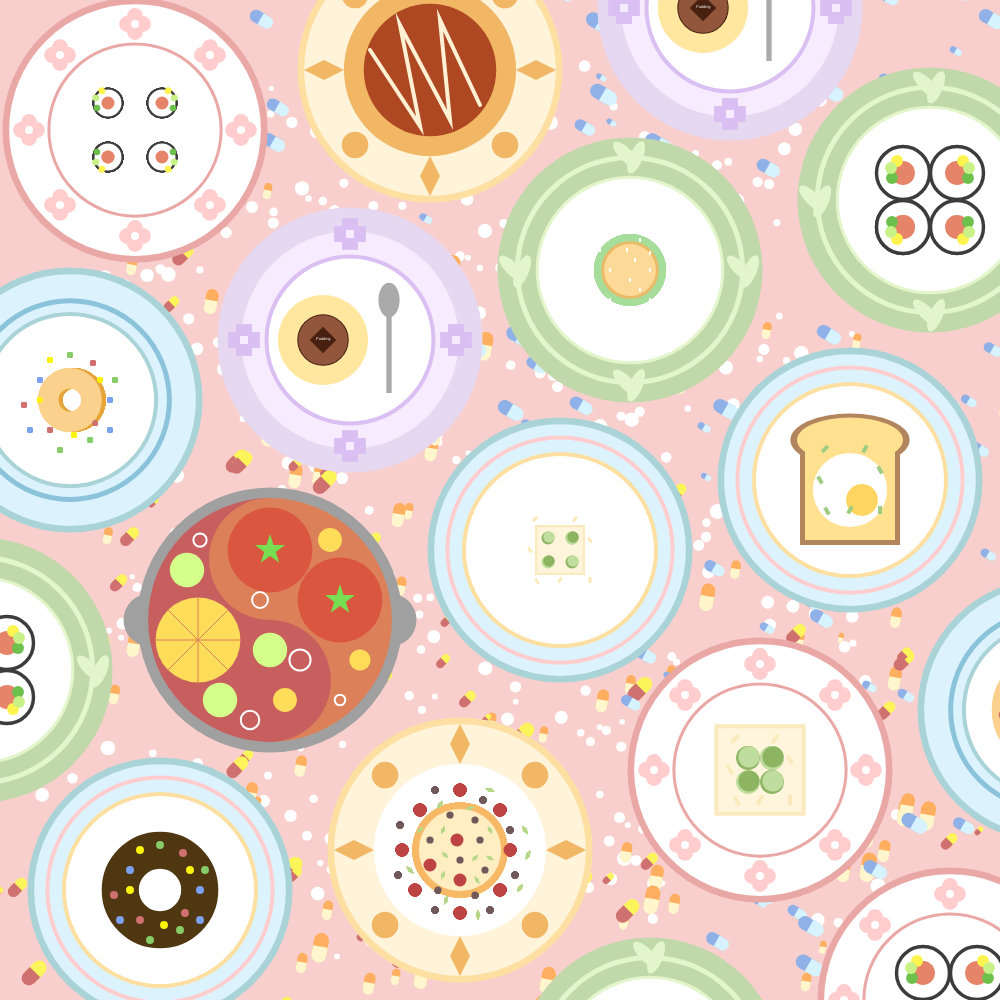
Frame 1 (no input)
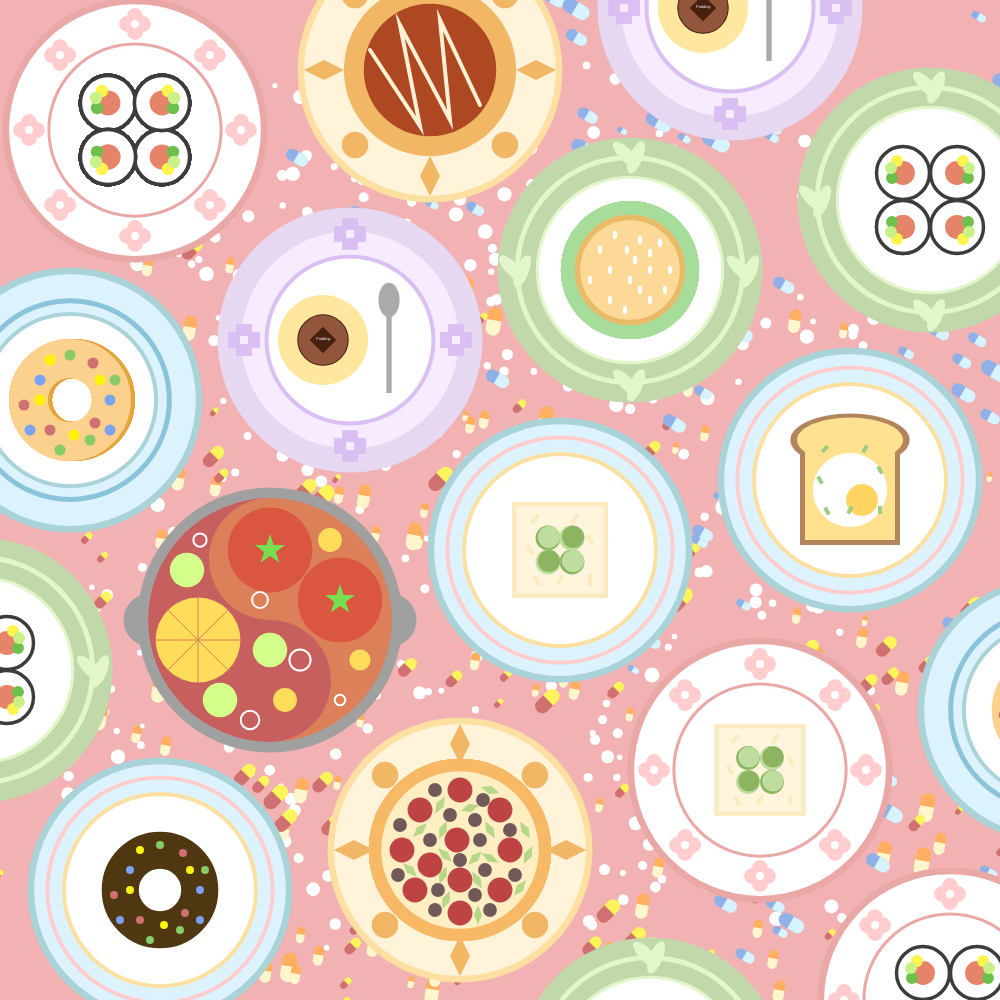
Frame 60 (no input)
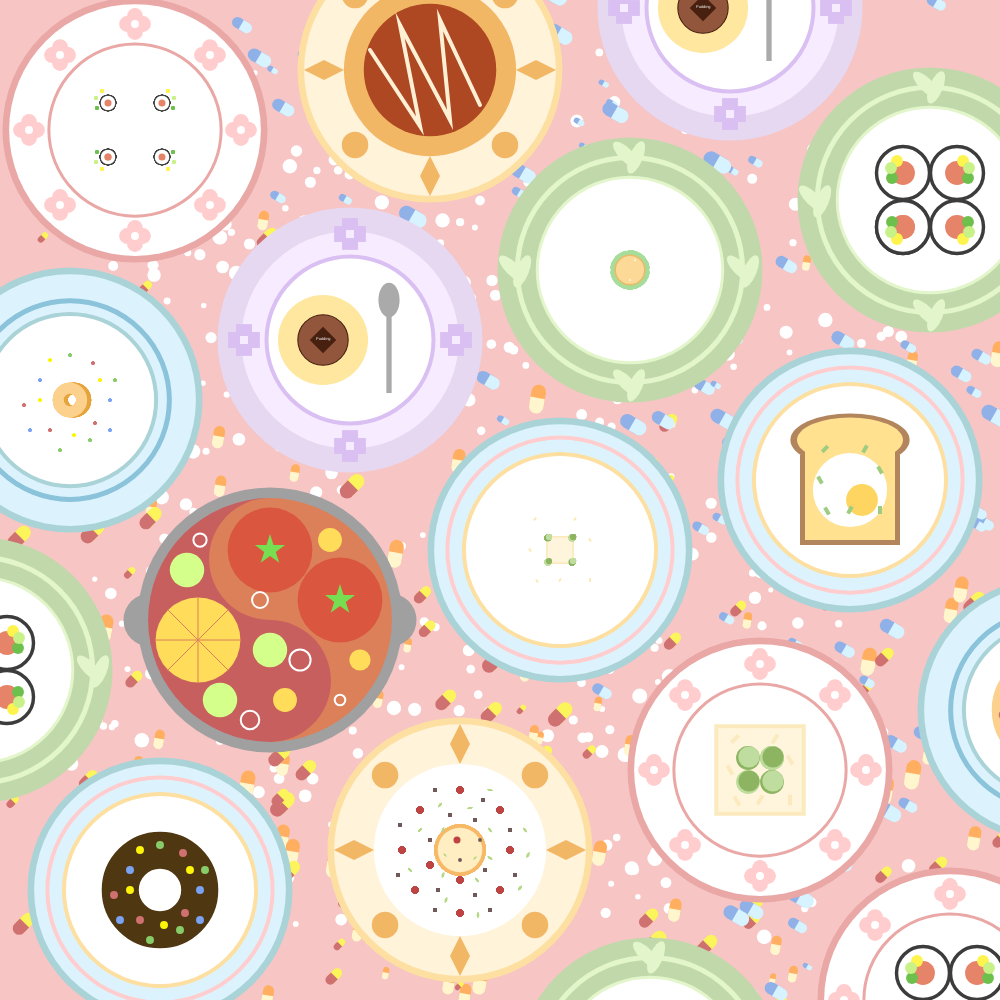
Frame 120 (the mouse pressed at the canvas centre since frame 60)

The p5.js sketch that drew these frames (run headless with seeded random() and noise() and a simulated clock; from frame 60 on, the mouse is pressed at the canvas centre):

// p5.js sketch
// ── sketch.js
// Array to hold randomPillShape objects
let pills = []; 
// the number of total number of randomPillShape
let totalShapes = 2000;

//This class creates and manages random shapes with randomPillShape
class randomPillShape {
  constructor(type) {
    this.type = type;
    // Initial random position on x-axis
    this.x = random(0.8);
    // Initial random position on y-axis
    this.y = random(0.8); 
    // Relative size of the pill
    this.size = random(0.005, 0.015);
    // Scale factor for noise movement
    this.PillScale = random(0.1, 0.3);
    // Starting point for Perlin noise
    this.PillLocation = random(10);
  }

  display() {
    noStroke();
    
    // Calculate the actual size based on the canvas dimensions
    let minDimension = min(width, height);
    let size = this.size * minDimension;

    //Samples the Perlin Noise for x and y,
    //x generates natural movement,
    //y generates a more varied movement pattern by adding 10
    let xNoise = noise(this.PillLocation);
    let yNoise = noise(this.PillLocation + 10);

    //The position of the shape is calculated by adding the noise values to its initial position
    let x = (this.x + xNoise * this.PillScale) * width;
    let y = (this.y + yNoise * this.PillScale) * height;

    // Draw the shape based on the type
    switch (this.type) {
      case 'Pill1':
        this.drawPill1(x, y, size);
        break;
      case 'Pill2':
        this.drawPill2(x, y, size);
        break;
      case 'Pill3':
        this.drawPill3(x, y, size);
        break;
      case 'Pill4':
        this.drawPill4(x, y, size);
        break;
    }

    // Increment noise location to create smooth movement
    this.PillLocation += 0.01;
  }
  
  //Draw white pills
  drawPill1(x, y, size) {
    fill(255, 255, 255);
    circle(x, y, size);
  }
  
  //Draw the rotated capsule
  drawPill2(x, y, size) {
    push();
    translate(x, y);
    //Applys rotation to rotate 10 degree;
    rotate(radians(10));
    fill(255, 175, 95);
    circle(x, y, size);
    rect(x,y+size/2,size,size);
    fill(255, 246, 205)
    circle(x, y+size, size);
    rect(x,y+size/1.5,size,size/2);
    pop();
  }

  //Draw the rotated capsule2
  drawPill3(x, y, size) {
    push();
    translate(x, y);
    //Applys rotation to rotate 45 degree;
    rotate(radians(45));
    fill(252, 244, 91); 
    circle(x, y, size);
    rect(x,y+size/2,size,size);
    fill(208, 113, 113)
    circle(x, y+size, size);
    rect(x,y+size/1.5,size,size/2);
    pop();
  }
  //Draw the rotated capsule3
  drawPill4(x, y, size) {
    push();
    translate(x, y);
    //Applys rotation to rotate 300 degree;
    rotate(radians(300));
    fill(143, 177, 232); 
    circle(x, y, size);
    rect(x,y+size/2,size,size);
    fill(215, 243, 255)
    circle(x, y+size, size);
    rect(x,y+size/1.5,size,size/2);
    pop();
  }
}

// Create a plate array to store the position of plates
let plates = [
  { x: 0.135, y: 0.13 ,type:1},
  { x: 0.43, y: 0.07 ,type:2},
  { x: 0.73, y: 0.008 ,type:3},
  { x: 0.07, y: 0.4 ,type:4},
  { x: 0.35, y: 0.34 ,type:3},
  { x: 0.63, y: 0.27 ,type:5},
  { x: 0.93, y: 0.2 ,type:5},
  { x: -0.02, y: 0.67 ,type:5},
  { x: 0.27, y: 0.62 ,type:6},
  { x: 0.56, y: 0.55 ,type:7},
  { x: 0.85, y: 0.48 ,type:7},
  { x: 0.16, y: 0.89 ,type:7},
  { x: 0.46, y: 0.85 ,type:2},
  { x: 0.76, y: 0.77 ,type:1},
  { x: 1.05, y: 0.71 ,type:4},
  { x: 0.65, y: 1.07 ,type:5},
  { x: 0.95, y: 1.0 ,type:1},
];

// Create a food array to store the the postion of foods
let foods = [
  // { x: 0.135, y: 0.13 ,type:6},
  { x: 0.43, y: 0.07 ,type:2},
  { x: 0.73, y: 0.008 ,type:3},
  // { x: 0.07, y: 0.4 ,type:4},
  { x: 0.35, y: 0.34 ,type:3},
  // { x: 0.63, y: 0.27 ,type:5},
  { x: 0.93, y: 0.2 ,type:6},
  { x: -0.02, y: 0.67 ,type:6},
  // { x: 0.56, y: 0.55 ,type:7},
  { x: 0.85, y: 0.48 ,type:8},
  { x: 0.16, y: 0.89 ,type:9},
  // { x: 0.46, y: 0.85 ,type:10},
  { x: 0.76, y: 0.77 ,type:11},
  { x: 1.05, y: 0.71 ,type:4},
  { x: 0.65, y: 1.07 ,type:5},
  { x: 0.95, y: 1.0 ,type:1},
];

function setup() {
  createCanvas(windowWidth, windowHeight);
  rectMode(CENTER);

  //A for loop generates a randompillshape during each iteration
  for (let i = 0; i < totalShapes; i++) {
    let shapeType;
    if (i < totalShapes / 4) {
      shapeType = 'Pill1';
    } else if (i < (totalShapes * 2) / 4) {
      shapeType = 'Pill2';
    } else if (i < (totalShapes * 3) / 4) {
      shapeType = 'Pill3';
    } else {
      shapeType = 'Pill4';
    }

    // Add them to the array
    pills.push(new randomPillShape(shapeType));
  }
}

//Updates the size of the canvas to new window dimensions
function windowResized() {
  let side = min(windowWidth, windowHeight);
  resizeCanvas(side, side);
}

let noiseOffset = 0;
let scaleFactor = 1;
//the speed of scaling
let scaleSpeed = 0.03;

function draw() {
  // Make sure the canvas is a smaller value of the window width and height, keeping it square
  let side = min(windowWidth, windowHeight);
  resizeCanvas(side, side);
  
  //Generate a color value
  let noiseValue = noise(noiseOffset);
  //Map the output of Perlin noise to the color range from 0 to 255
  let r = map(noiseValue, 0, 1, 235, 255);
  let g = map(noiseValue, 0, 1, 140, 240);
  let b = map(noiseValue, 0, 1, 150, 230);
  //Set the background color that can automatically changes
  background(r, g, b);
  //Increment the offset value slightly each frame
  noiseOffset += 0.015;

     // Display each pill
     for (let pill of pills) {
      pill.display();
    }


  // the size of plates
  let PlateRatio = 0.265;
  // the diameter of plates
  let PlateDiameter = PlateRatio * side;
  // use a loop to draw plates
  for (let i = 0; i < plates.length; i++) {
    let plate = plates[i];
    noFill();
    noStroke();
    //Define the position of plates 
    switch (plate.type){
      case 1:
        drawPinkPlate(plate.x, plate.y, PlateDiameter,side)
        break;
      case 2:
        drawYellowPlate(plate.x, plate.y, PlateDiameter,side)
        break;
      case 3:
        drawPurplePlate(plate.x, plate.y, PlateDiameter,side)
        break;
      case 4:
        drawBluePlate(plate.x, plate.y, PlateDiameter,side)
        break;
      case 5:
        drawGreenPlate(plate.x, plate.y, PlateDiameter,side)
        break;
      case 6:
          drawHotpot(plate.x, plate.y, 0.265,side)
          break;
      case 7:
        drawRainbowPlate(plate.x, plate.y, PlateDiameter,side)
        break;
    }

  }

  // Use a loop to draw foods
  for (let i = 0; i < foods.length; i++) {
    let food = foods[i];
    noFill();
    noStroke();
    //Define the position of foods
 switch (food.type){
      case 1:
        drawSushi(food.x, food.y, PlateDiameter,side)
        break;
      case 2:
        drawCurry(food.x, food.y, PlateDiameter,side)
        break;
      case 3:
        drawPudding(food.x, food.y, PlateDiameter,side)
        break;
      case 4:
        drawLightDonut(food.x, food.y, PlateDiameter,side)
        break;
      case 5:
        drawBurger(food.x, food.y, PlateDiameter,side)
          break;
      case 6:
        drawSushi(food.x, food.y, PlateDiameter,side)
          break;
      case 7:
        drawLimeCake(food.x, food.y, PlateDiameter,side)
          break;
      case 8:
        drawToast(food.x, food.y, PlateDiameter,side)
          break;
      case 9:
        drawDarkDonut(food.x, food.y, PlateDiameter,side)
          break;
      case 10:
        drawPizza(food.x, food.y, PlateDiameter,side)
          break;
      case 11:
        drawLimeCake(food.x, food.y, PlateDiameter,side)
          break;
    }

    //Use sin() to create a smooth oscillation for scaleFactor
    scaleFactor = map(sin(frameCount * scaleSpeed), -1, 1, 0, 1.4);
    // Draw the food with scaling effect
    // Relative position (50% x)
    let x1 = 0.5; 
    // Relative position (50% y)
    let y1 = 0.5; 
    // Radius dynamically adjusted
    let r1 = 0.2*side; 
    // Draw the food with the position
    drawLimeCake(0.56, 0.55, r1 * scaleFactor, min(side, side));
    drawPizza(0.46, 0.85, r1 * scaleFactor, min(side, side));
    drawLightDonut(0.07, 0.4 , r1 * scaleFactor, min(side, side));
    drawBurger( 0.63, 0.27 , r1 * scaleFactor, min(side, side));
    drawSushi( 0.135, 0.13 , r1 * scaleFactor, min(side, side));
}
}


// Draw Plates Function
 //draw pink plate
  function drawPinkPlate(x,y,r,side){
   
  // pink flower
  function drawPinkFlower(x, y) {
    let side = min(windowWidth, windowHeight);
    let PlateDiameter = 0.265 * side;
    noStroke();
    fill(255, 205, 205);
    rect(x, y, 0.06 * PlateDiameter, 0.12 * PlateDiameter, 10);
    rect(x, y, 0.12 * PlateDiameter, 0.06 * PlateDiameter, 10);
    fill(255);
    circle(x, y, 0.03 * PlateDiameter);
  }
  
  //Pink plate
  noStroke();
  fill(233, 167, 165);
  circle(x * side, y * side, r);
  fill(255);
  circle(x* side, y * side, 0.95 * r);
  stroke(233, 167, 165);
  strokeWeight(3);
  noFill();
  circle(x * side, y * side, 0.65 * r);
  
  //Use a loop to repeat 8 flowers around the center point
  for (let i = 0; i < 8; i++) {
    let angle = TWO_PI * i / 8; // Each flower is spaced 1/8 apart
    let px = (x * side) + (0.4 * r) * cos(angle); // Calculate the x-coordinate of the flower
    let py = (y * side) + (0.4 * r) * sin(angle); // Calculate the y-coordinate of the flower
    drawPinkFlower(px, py);
  }
  
}
 //Draw Yellow Plate
  function drawYellowPlate(x,y,r,side){
  noStroke();
  fill(253, 224, 161);
  circle(x*side, y*side,r);
  fill(255, 243, 217);
  circle(x*side, y*side, 0.95 * r);
  fill(242, 183, 101 );

  // circle pattern
for (let i = 0; i < 4; i++) {
  let angle = (TWO_PI * i / 4) + ((PI / 4)); 
  let yx = (x*side) + (0.4 * r) * cos(angle); 
  let yy = (y*side) + (0.4 * r) * sin(angle); 
  circle(yx, yy, 0.1 * r);
}
  fill(255,255,255);
  circle(x*side, y*side, 0.65 * r);
  //rhomboid pattern
   drawRhombus(x*side + r*0.4, y*side, 0.04* side, 0.02 * side, 0, color(242, 183, 101));
   drawRhombus(x*side - r*0.4, y*side, 0.04* side, 0.02 * side, 0, color(242, 183, 101));
   drawRhombus(x*side , y*side- r*0.4, 0.02* side, 0.04 * side, 0, color(242, 183, 101));
  drawRhombus(x*side , y*side+ r*0.4, 0.02* side, 0.04 * side, 0, color(242, 183, 101));
}
 //draw green plate
  function drawGreenPlate(x,y,r,side){
  //green plate
  noStroke();
  fill(193, 217, 170);
  circle(x*side,y*side, r);
  noFill();
  stroke(227, 246, 203);
  strokeWeight(5);
  circle(x*side,y*side, 0.85 * r);
  fill(255);
  stroke(227, 246, 203);
  strokeWeight(3);
  circle(x*side,y*side, 0.70 * r);
  
  // repeate leaves pattern
  for (let i = 0; i < 4; i++) {
    let angle = TWO_PI * i /4;
    let gx = (x*side) + (0.43 * r) * cos(angle);
    let gy = (y*side) + (0.43 * r) * sin(angle);
    drawLeafPattern(gx, gy);
  }

  // create leaves pattern
  function drawLeafPattern(centerX, centerY) {
    let side = min(windowWidth, windowHeight);
    let PlateDiameter = 0.265 * side;
    fill(227, 246, 203);
    noStroke();

    let width = 0.13 * PlateDiameter;
    let height = 0.05 * PlateDiameter;

    // Calculate the coordinates of the two ellipses from centerX and centerY
    let x1 = centerX - 0.015 * PlateDiameter; 
    let x2 = centerX + 0.023 * PlateDiameter; 
    let y1 = centerY - 0.005 * PlateDiameter; 
    let y2 = centerY + 0.005 * PlateDiameter; 

    // Draw two rotating elliptical leaves
    drawRotatedEllipse(x1, y1, width, height, PI / 4);
    drawRotatedEllipse(x2, y2, width, height, PI / 1.6);
  }
}
 //draw blue plates
  function drawBluePlate(x,y,r,side) {
  noStroke();
  fill(170, 211, 215);
  circle(x * side, y * side, r);
  fill(220, 243, 254);
  circle(x * side, y * side, 0.95 * r);
  noFill();
  stroke(139, 195, 219);
  strokeWeight(5);
  circle(x * side, y * side, 0.75 * r);
  fill(255);
  stroke(170, 211, 215);
  strokeWeight(4);
  circle(x * side, y * side, 0.65 * r);
}
 //draw purple plate
  function drawPurplePlate(x,y,r,side) {
  noStroke();
  fill(230, 216, 241);
  circle(x*side, y*side, r);
  
  fill(247, 236, 255);
  circle(x*side, y*side, 0.82 * r);

  fill(255);
  stroke(218, 192, 242);
  strokeWeight(4);
  circle(x*side, y*side, 0.63 * r);
  
  //four flowers within plates
  for (let i = 0; i < 4; i++) {
    let angle = TWO_PI * i /4;
    let px = (x*side) + (0.4 * r) * cos(angle);
    let py = (y*side) + (0.4 * r) * sin(angle);
    drawPurpleFlower(px, py); 
  }
  
// purple flowers 
function drawPurpleFlower(px, py) {
  noStroke();
  fill(218, 192, 242);
  rect(px, py, 0.06 * r, 0.12 * r);
  rect(px, py, 0.12 * r, 0.06 * r,);
  fill(247, 236, 255);
  rect(px, py, 0.03 * r, 0.03 * r,);
}
}
 //draw rainbow plate
  function drawRainbowPlate(x,y,r,side) {
  noStroke();
  fill(170, 211, 215);
  circle(x*side,y*side, r);
  fill(220, 243, 254 );
  circle(x*side,y*side, 0.95 * r);
  noFill();
  stroke(255, 205, 205);
  strokeWeight(4);
  circle(x*side,y*side, 0.85 * r);
  fill(255);
  stroke(253, 224, 161);
  strokeWeight(4);
  circle(x*side,y*side, 0.725 * r);
}

//draw hotpot
 function drawHotpot(x, y, r, side) {
  // Multiply the scale value by side to get the specific pixel coordinates
  x *= side;
  y *= side;
  r *= side;

  // grey hotpot border
  noStroke();
  fill(160);
  circle(x, y, r);
  circle(x - 0.12 * side, y, 0.2 * r);
  circle(x + 0.12 * side, y, 0.2 * r);

  // hotpot
  drawSemiCircle(x, y, 0.92 * r, 0, color(219, 128, 89));
  drawSemiCircle(x, y, 0.92 * r, PI, color(200, 95, 95));
  drawSemiCircle(x, y - 0.23 * r, 0.46 * r, PI, color(219, 128, 89));
  drawSemiCircle(x, y + 0.23 * r, 0.46 * r, 0, color(200, 95, 95));

  // tomato
  fill(218, 86, 63);
  circle(x, y - 0.07 * side, 0.32 * r);
  drawStar(x, y - 0.07 * side, 0.06 * r, color(119, 221, 81));
  fill(218, 86, 63);
  circle(x + 0.07 * side, y - 0.02 * side, 0.32 * r);
  drawStar(x + 0.07 * side, y - 0.02 * side, 0.06 * r, color(119, 221, 81));

  // food in hotpot
  fill(255, 220, 89);
  circle(x - 0.072 * side, y + 0.02 * side, 0.32 * r);
  stroke(219, 128, 89);
  strokeWeight(1);
  for (let i = 0; i < 8; i++) {
    let angle = i * (PI / 4);
    let lineX = x - 0.072 * side + 0.16 * r * cos(angle);
    let lineY = y + 0.02 * side + 0.16 * r * sin(angle);
    line(x - 0.072 * side, y + 0.02 * side, lineX, lineY);
  }

  // cucumber
  noStroke();
  fill(212, 255, 139);
  circle(x - 0.083 * side, y - 0.05 * side, 0.13 * r);
  circle(x - 0.05 * side, y + 0.08 * side, 0.13 * r);
  circle(x, y + 0.03 * side, 0.13 * r);

  // Yellow meat ball
  fill(255, 220, 89);
  circle(x + 0.015 * side, y + 0.08 * side, 0.09 * r);
  circle(x + 0.06 * side, y - 0.08 * side, 0.09 * r);
  circle(x + 0.09 * side, y + 0.04 * side, 0.08 * r);

  // bubble
  noFill();
  stroke(255);
  strokeWeight(2);
  circle(x + 0.03 * side, y + 0.04 * side, 0.08 * r);
  circle(x - 0.01 * side, y - 0.02 * side, 0.06 * r);
  circle(x - 0.07 * side, y - 0.08 * side, 0.05 * r);
  circle(x - 0.02 * side, y + 0.1 * side, 0.07 * r);
  circle(x + 0.07 * side, y + 0.08 * side, 0.04 * r);
}

//Draw foods
//Draw a lime cake
function drawLimeCake(x,y,r,side) {
  //cake
  fill(255, 245, 221);
  stroke(251, 234, 189);
  strokeWeight(0.015*r);
  square(x*side, y*side,0.33*r);
  //lime
  //dark green circle
  fill(141, 180, 97);
  noStroke();
  circle(x*side-0.012*side, y*side-0.012*side, 0.09*r);
  circle(x*side+0.012*side, y*side+0.012*side, 0.09*r);
  circle(x*side+0.012*side, y*side-0.012*side, 0.09*r);  
  //light green circle
  fill(191, 221, 158);
  circle(x*side-0.012*side, y*side+0.012*side, 0.09*r);
  circle(x*side+0.012*side, y*side-0.012*side, 0.09*r);  
  //light green small circle
  circle(x*side-0.011*side, y*side-0.013*side, 0.08*r); 
  circle(x*side+0.013*side, y*side+0.011*side, 0.08*r);  
  //dark green small circle
  fill(141, 180, 97);
  circle(x*side+0.013*side, y*side-0.013*side, 0.08*r); 
  circle(x*side-0.011*side, y*side+0.011*side, 0.08*r);  
  //small rectangle
  fill(251, 234, 189);
  noStroke();
  drawRotatedRectangle(x*side+0.015*side, y*side-0.031*side,0.04*r, 0.015*r,-PI/3)
  drawRotatedRectangle(x*side-0.025*side, y*side-0.031*side,0.04*r, 0.015*r,-PI/4)
  drawRotatedRectangle(x*side-0.023*side, y*side+0.031*side,0.04*r, 0.015*r,PI/3)
  drawRotatedRectangle(x*side+0.03*side, y*side+0.030*side,0.04*r, 0.015*r,PI/2)
  drawRotatedRectangle(x*side-0.03*side, y*side,0.04*r, 0.015*r,PI/3)
  drawRotatedRectangle(x*side+0.03*side, y*side-0.01*side,0.04*r, 0.015*r,PI/3)
  drawRotatedRectangle(x*side, y*side+0.03*side,0.04*r, 0.015*r,-PI/3)
}
//Draw sushi
function drawSushi(x,y,r,side) {
  // rice
  fill(255);
  stroke(60);
  strokeWeight(0.013*r);
  circle(x*side-0.027*side, y*side-0.027*side, 0.2*r);
  circle(x*side+0.027*side, y*side+0.027*side, 0.2*r);
  circle(x*side+0.027*side, y*side-0.027*side, 0.2*r);
  circle(x*side-0.027*side, y*side+0.027*side, 0.2*r);
  circle(x*side-0.027*side, y*side+0.027*side, 0.2*r);  
  //red
  noStroke();
  fill(230, 132, 105)
  circle(x*side-0.027*side, y*side-0.027*side, 0.09*r);
  circle(x*side+0.027*side, y*side+0.027*side, 0.09*r);
  circle(x*side+0.027*side, y*side-0.027*side, 0.09*r);  
  circle(x*side-0.027*side, y*side+0.027*side, 0.09*r);  
  circle(x*side-0.027*side, y*side+0.027*side, 0.09*r);  
  //green
  fill(110, 192, 77)
  circle(x*side-0.038*side, y*side-0.022*side, 0.045*r);
  circle(x*side+0.038*side, y*side+0.022*side, 0.045*r);
  circle(x*side+0.038*side, y*side-0.022*side, 0.045*r);  
  circle(x*side-0.038*side, y*side+0.022*side, 0.045*r);  
  //yellow
  fill(255, 243, 77)
  circle(x*side-0.033*side, y*side-0.039*side, 0.045*r);
  circle(x*side+0.033*side, y*side+0.039*side, 0.045*r);
  circle(x*side+0.033*side, y*side-0.039*side, 0.045*r);  
  circle(x*side-0.033*side, y*side+0.039*side, 0.045*r);  
  //green
  fill(200, 241, 135)
  circle(x*side-0.039*side, y*side-0.032*side, 0.045*r);
  circle(x*side+0.039*side, y*side+0.032*side, 0.045*r);
  circle(x*side+0.039*side, y*side-0.032*side, 0.045*r);  
  circle(x*side-0.039*side, y*side+0.032*side, 0.045*r);  
  }
//draw pudding
function drawPudding(x,y,r,side) {
  //left pudding 
  fill(255, 231, 159);
  noStroke();
  circle(x*side-0.027*side, y*side, 0.34*r);
  fill(146, 86, 60);
  stroke(71, 32, 16);
  strokeWeight(0.004*r);
  circle(x*side-0.027*side, y*side, 0.19*r);
  drawRhombus(x*side-0.027*side,y*side,0.1*r,0.1*r,0,color(71, 32, 16));
  // text in pudding
  fill(255); 
  textSize(0.015*r); 
  text("Pudding",x*side-0.034*side,y*side); 
  //right scoop
  fill(170, 170, 170)
  ellipse(x*side+0.039*side, y*side-0.04*side, 0.08*r,0.13*r);
  rect(x*side+0.039*side,y*side,0.02*r,0.4*r);
  }
//draw darkdonut
function drawDarkDonut(x,y,r,side) {
  //donut
  stroke(78, 55, 17);
  strokeWeight(0.14*r);
  noFill();
  circle(x*side, y*side, 0.3*r)
  
  //blue sugar
  fill(124, 162, 242);
  noStroke();
  circle(x*side+0.04*side, y*side, 0.03*r);
  circle(x*side-0.04*side, y*side+0.03*side, 0.03*r);
  circle(x*side-0.03*side, y*side-0.02*side, 0.03*r);
  circle(x*side+0.04*side, y*side+0.03*side, 0.03*r);
  
  //yellow sugar
  fill(252, 244, 9);
  noStroke();
  circle(x*side-0.03*side, y*side,0.03*r);
  circle(x*side+0.03*side, y*side-0.02*side,0.03*r);
  circle(x*side-0.02*side, y*side-0.04*side,0.03*r);
  circle(x*side+0.004*side, y*side+0.035*side,0.03*r);

  //green suagr
  fill(135, 204, 104);
  noStroke();
  circle(x*side, y*side-0.045*side,0.03*r);
  circle(x*side+0.045*side,y*side-0.02*side,0.03*r);
  circle(x*side+0.02*side, y*side+0.04*side,0.03*r);
  circle(x*side-0.01*side, y*side+0.05*side,0.03*r);
  
  //red sugar
  fill(208, 113, 113);
  noStroke();
  circle(x*side-0.046*side,y*side+0.005*side,0.03*r);
  circle(x*side-0.02*side,y*side+0.03*side,0.03*r);
  circle(x*side+0.025*side,y*side+0.023*side,0.03*r);
  circle(x*side+0.023*side,y*side-0.037*side,0.03*r);
}
//draw lightdonut
function drawLightDonut(x,y,r,side) {

  //donut
  stroke(230, 165, 59);
  strokeWeight(0.14*r);
  noFill();
  circle(x*side+0.004*side, y*side, 0.3*r);
  stroke(251, 209, 141);
  circle(x*side, y*side, 0.3*r);

//blue sugar
  fill(124, 162, 242);
  noStroke();
  circle(x*side+0.04*side, y*side, 0.04*r);
  circle(x*side-0.04*side, y*side+0.03*side, 0.04*r);
  circle(x*side-0.03*side, y*side-0.02*side, 0.04*r);
  circle(x*side+0.04*side, y*side+0.03*side, 0.04*r);
  
  //yellow sugar
  fill(252, 244, 9);
  noStroke();
  circle(x*side-0.03*side, y*side,0.04*r);
  circle(x*side+0.03*side, y*side-0.02*side,0.04*r);
  circle(x*side-0.02*side, y*side-0.04*side,0.04*r);
  circle(x*side+0.004*side, y*side+0.035*side,0.04*r);

  //green sugar
  fill(135, 204, 104);
  noStroke();
  circle(x*side, y*side-0.045*side,0.04*r);
  circle(x*side+0.045*side,y*side-0.02*side,0.04*r);
  circle(x*side+0.02*side, y*side+0.04*side,0.04*r);
  circle(x*side-0.01*side, y*side+0.05*side,0.04*r);
  
  //red sugar
  fill(208, 113, 113);
  noStroke();
  circle(x*side-0.046*side,y*side+0.005*side,0.04*r);
  circle(x*side-0.02*side,y*side+0.03*side,0.04*r);
  circle(x*side+0.025*side,y*side+0.023*side,0.04*r);
  circle(x*side+0.023*side,y*side-0.037*side,0.04*r);
}
//draw hamburger
function drawBurger(x,y,r,side) {
  //green vege
  noStroke();
  fill(166, 221, 155);
  circle(x*side, y*side, 0.5*r);
  //burger
  stroke(233, 187, 104);
  strokeWeight(0.02*r);
  fill(252, 217, 150);
  circle(x*side, y*side, 0.38*r);
 // sesame
 noStroke();
 fill(255);
 ellipse(x*side+0.04*side, y*side, 0.016*r,0.03*r);
 ellipse(x*side-0.02*side, y*side+0.03*side,0.016*r,0.03*r);
 ellipse(x*side-0.03*side, y*side-0.02*side,0.016*r,0.03*r);
 ellipse(x*side+0.02*side, y*side+0.03*side, 0.016*r,0.03*r);
 ellipse(x*side,y*side+0.01*side,0.016*r,0.03*r);
 ellipse(x*side+0.02*side, y*side, 0.016*r,0.03*r);
 ellipse(x*side+0.01*side, y*side+0.02*side, 0.016*r,0.03*r);
 ellipse(x*side-0.005*side, y*side+0.04*side, 0.016*r,0.03*r);
 ellipse(x*side-0.003*side, y*side-0.02*side, 0.016*r,0.03*r);
 ellipse(x*side+0.01*side, y*side-0.03*side, 0.016*r,0.03*r);
 ellipse(x*side+0.005*side, y*side-0.01*side, 0.016*r,0.03*r);
 ellipse(x*side+0.02*side, y*side-0.017*side, 0.016*r,0.03*r);
 ellipse(x*side-0.02*side, y*side, 0.016*r,0.03*r);
 ellipse(x*side-0.04*side, y*side+0.01*side, 0.016*r,0.03*r);
 ellipse(x*side-0.015*side, y*side-0.035*side, 0.016*r,0.03*r);
 ellipse(x*side+0.03*side, y*side-0.027*side, 0.016*r,0.03*r);
 ellipse(x*side+0.035*side, y*side+0.02*side, 0.016*r,0.03*r);
}
//draw pizza
function drawPizza(x,y,r,side) {
   noStroke();
   fill(248, 185, 103);
   circle(x*side, y*side, 0.66*r);
   fill(255, 238, 194);
   circle(x*side, y*side, 0.57*r);
   
   //Sausages
   fill(190, 67, 67);
   noStroke();
   circle(x*side+0.05*side, y*side, 0.09*r);
   circle(x*side+0.04*side, y*side-0.04*side, 0.09*r);
   circle(x*side, y*side-0.06*side, 0.09*r);
   circle(x*side-0.04*side, y*side-0.04*side, 0.09*r);
   circle(x*side-0.045*side, y*side+0.04*side, 0.09*r);
   circle(x*side+0.04*side, y*side+0.04*side, 0.09*r);
   circle(x*side-0.003*side, y*side-0.01*side, 0.09*r);  
   circle(x*side-0.058*side, y*side, 0.09*r);  
   circle(x*side, y*side+0.03*side, 0.09*r);  
   circle(x*side, y*side+0.063*side, 0.09*r);  
   circle(x*side-0.03*side, y*side+0.015*side, 0.09*r); 
                        
 //mushroom
   fill(114, 89, 89)
   circle(x*side-0.03*side, y*side-0.01*side, 0.05*r); 
   circle(x*side+0.02*side, y*side-0.01*side, 0.05*r); 
   circle(x*side-0.022*side, y*side+0.04*side, 0.05*r); 
   circle(x*side-0.062*side, y*side+0.025*side, 0.05*r);
   circle(x*side, y*side+0.01*side, 0.05*r); 
   circle(x*side-0.01*side, y*side-0.035*side, 0.05*r); 
   circle(x*side-0.025*side, y*side-0.06*side, 0.05*r); 
   circle(x*side-0.025*side, y*side+0.06*side, 0.05*r); 
   circle(x*side-0.06*side, y*side-0.025*side, 0.05*r); 
   circle(x*side+0.025*side, y*side+0.02*side, 0.05*r); 
   circle(x*side+0.055*side, y*side+0.025*side, 0.05*r); 
   circle(x*side+0.05*side, y*side-0.02*side, 0.05*r); 
   circle(x*side+0.015*side, y*side-0.03*side, 0.05*r); 
   circle(x*side+0.015*side, y*side+0.045*side, 0.05*r); 
   circle(x*side+0.023*side, y*side-0.05*side, 0.05*r); 
   circle(x*side+0.03*side, y*side+0.06*side, 0.05*r); 
 
 //chopped green onion
  drawRhombus(x*side-0.04*side, y*side-0.02*side,0.03*r, 0.07*r,PI/4, color(182, 215,136)) 
  drawRhombus(x*side-0.05*side, y*side+0.02*side,0.03*r, 0.07*r,-PI/4, color(182, 215,136)) 
  drawRhombus(x*side+0.015*side, y*side+0.008*side,0.03*r, 0.07*r,PI/4, color(182, 215,136)) 
  drawRhombus(x*side+0.03*side, y*side+0.008*side,0.03*r, 0.07*r,-PI/3, color(182, 215,136)) 
  drawRhombus(x*side+0.01*side, y*side-0.042*side,0.03*r, 0.07*r,PI/2.5, color(182, 215,136)) 
  drawRhombus(x*side+0.03*side, y*side-0.06*side,0.03*r, 0.07*r,-PI/2.5, color(182, 215,136)) 
  drawRhombus(x*side-0.017*side,y*side- 0.02*side,0.03*r, 0.07*r,PI/8, color(182, 215,136)) 
  drawRhombus(x*side-0.014*side,y*side+ 0.05*side,0.03*r, 0.07*r,PI/8, color(182, 215,136))
  drawRhombus(x*side-0.017*side, y*side+0.025*side,0.03*r, 0.07*r,PI/8, color(182, 215,136)) 
  drawRhombus(x*side-0.015*side,y*side+0.005*side,0.03*r, 0.07*r,-PI/4, color(182, 215,136)) 
  drawRhombus(x*side+0.068*side,y*side+0.005*side,0.03*r, 0.07*r,PI/7, color(182, 215,136)) 
  drawRhombus(x*side+0.065*side, y*side-0.02*side,0.03*r, 0.07*r,-PI/6, color(182, 215,136)) 
  drawRhombus(x*side+0.03*side, y*side-0.02*side,0.03*r, 0.07*r,-PI/6, color(182, 215,136)) 
  drawRhombus(x*side-0.02*side, y*side-0.045*side,0.03*r, 0.07*r,PI/6, color(182, 215,136)) 
  drawRhombus(x*side+0.017*side, y*side+0.03*side,0.03*r, 0.07*r,-PI/6, color(182, 215,136)) 
  drawRhombus(x*side+0.018*side,y*side+0.065*side,0.03*r, 0.07*r,PI, color(182, 215,136)) 
  drawRhombus(x*side+0.06*side, y*side+0.038*side,0.03*r, 0.07*r,PI/5, color(182, 215,136)) 
}

//draw toast
function drawToast(x,y,r,side) {
  //toast
  noStroke();
  fill(179, 133, 92)
  ellipse(x*side, y*side-0.04*side, 0.45*r,0.2*r);
  rect(x*side, y*side+0.02*side,0.1*side,0.09*side)
  fill(255, 225, 144)
  ellipse(x*side, y*side-0.04*side, 0.4*r,0.17*r);
  rect(x*side, y*side+0.015*side,0.09*side,0.09*side)
  //egg
  fill(255);
  circle(x*side,y*side+0.01*side, 0.28*r);
  fill(255, 213, 97);
  circle(x*side+0.012*side, y*side+0.01*side+0.01*side, 0.12*r);
  
  //chopped green onion
  fill(158, 204, 129);
  noStroke();
  drawRotatedRectangle(x*side+0.015*side, y*side-0.031*side,0.03*r, 0.015*r,-PI/3)
  drawRotatedRectangle(x*side-0.025*side, y*side-0.031*side,0.03*r, 0.015*r,-PI/4)
  drawRotatedRectangle(x*side-0.023*side, y*side+0.031*side,0.03*r, 0.015*r,PI/3)
  drawRotatedRectangle(x*side+0.03*side, y*side+0.030*side,0.03*r, 0.015*r,PI/2)
  drawRotatedRectangle(x*side-0.03*side, y*side,0.03*r, 0.015*r,PI/3)
  drawRotatedRectangle(x*side+0.03*side, y*side-0.01*side,0.03*r, 0.015*r,PI/3)
   drawRotatedRectangle(x*side, y*side+0.03*side,0.03*r, 0.015*r,-PI/3)
}

//draw curry rice
function drawCurry(x,y,r,side) {  
  // Define some points about drawing Mayonnaise
  let Mpoints = [
    { x: x*side-0.06 * side, y: y* side-0.02 * side },
    { x: x*side-0.01 * side, y: y* side+0.056 * side },
    { x: x*side-0.03 * side, y: y* side-0.045 * side },
    { x: x*side+0.02 * side, y: y* side+0.05 * side },
    { x: x*side+0.01 * side, y: y* side-0.05 * side },
    { x: x*side+0.05 * side, y: y* side+0.035 * side },
  ];
  // curry
  noStroke();
  fill(242, 183, 101);
  circle(x * side, y * side, 0.65 * r);
  fill(173, 72, 35);
  circle(x * side, y * side, 0.5 * r);
  // Mayonnaise
  drawPolyline(Mpoints, 0.004*side, color(255, 240, 211));
}

// Function for drawing shapes
function drawPolyline(points, weight, color) {
  if (points.length < 2) return; 

  stroke(color); 
  strokeWeight(weight); 
  noFill();
  beginShape();
  for (let i = 0; i < points.length; i++) {
    vertex(points[i].x, points[i].y); // 
  }
  endShape();
}

// Draw the rotating ellipse
function drawRotatedEllipse(cx, cy, w, h, angle) {
  push();
  translate(cx, cy);
  rotate(angle);
  ellipse(0, 0, w, h);
  pop();
}

//Draw a rhombus shape
function drawRhombus(cx, cy, width, height, angle, fillColor) {
  let side = min(windowWidth, windowHeight);
  // Calculate the four vertices 
  let halfWidth = width / 2;
  let halfHeight = height / 2;

  // Vertex coordinates
  let x1 = cx;
  let y1 = cy - halfHeight; // top

  let x2 = cx + halfWidth; // right
  let y2 = cy;

  let x3 = cx;
  let y3 = cy + halfHeight; // bottom

  let x4 = cx - halfWidth; // left
  let y4 = cy;

  // Rotate the coordinates
  let points = [
    createVector(x1, y1),
    createVector(x2, y2),
    createVector(x3, y3),
    createVector(x4, y4),
  ];
  for (let p of points) {
    let xOffset = p.x - cx;
    let yOffset = p.y - cy;
    p.x = cx+ xOffset * cos(angle) - yOffset * sin(angle);
    p.y = cy+ xOffset * sin(angle) + yOffset * cos(angle);
  }
  noStroke();
  fill(fillColor); 
  beginShape();
  for (let p of points) {
    vertex(p.x, p.y);
  }
  endShape(CLOSE);
}

  //Draw a pentagram
function drawStar(centerX, centerY, d, fillColor) {
  fill(fillColor);
  noStroke();
  // Radius of the outer vertice
  let outerRadius = d;
  // Radius of the inner vertice
  let innerRadius = d * 0.382;

  beginShape();
  for (let i = 0; i < 10; i++) {
    // Alternate the radius of the outer and inner vertices
    let radius = i % 2 === 0 ? outerRadius : innerRadius;
    // Calculates the Angle of the current vertice
    let angle = PI / 2 + (TWO_PI * i) / 10;
    let x = centerX + radius * cos(angle);
    let y = centerY - radius * sin(angle); 
    vertex(x, y);
  }
  endShape(CLOSE);
}
// Draw a semicircle
function drawSemiCircle(centerX, centerY, straightEdgeLength, angle, fillColor) {
  let radius = straightEdgeLength / 2;
  fill(fillColor);
  noStroke();
  push();
  translate(centerX, centerY);
  rotate(angle);
  arc(0, 0, straightEdgeLength, straightEdgeLength, -PI / 2, PI / 2, PIE);
  pop();
}

//draw a rotated rectangle
function drawRotatedRectangle(x, y, w, h, angle) {
  push();
  translate(x, y);
  rotate(angle);
  rect(0, 0, w, h);
  pop();
}
